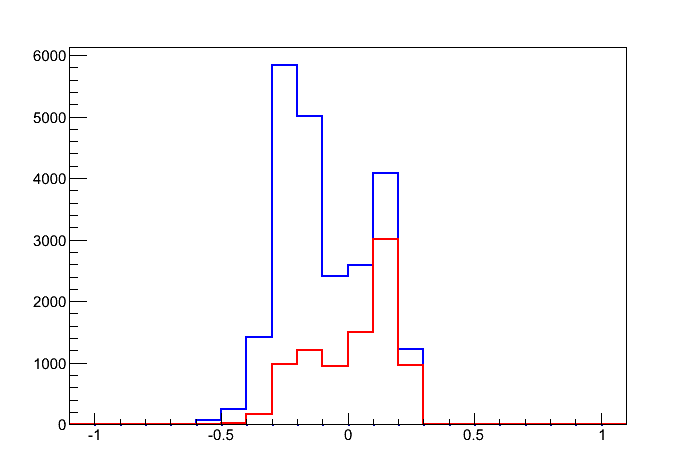

Generate this figure with Python:
from optparse import OptionParser
import sys
import ConfigParser
import ROOT
from ROOT import TFile, TChain, TMVA, TCut, TCanvas, THStack, TH1F
from array import array

# http://tmva.sourceforge.net/docu/TMVAUsersGuide.pdf
# https://aholzner.wordpress.com/2011/08/27/a-tmva-example-in-pyroot/
#
# AdaBoost
# https://en.wikipedia.org/wiki/AdaBoost
#
#
# Gini-coefficient
# https://en.wikipedia.org/wiki/Gini_coefficient
# used to select the best variable to be used in each tree node
#
#

argv = sys.argv
parser = OptionParser()
parser.add_option("-h", "--onlyHist", dest="onlyHist", default=False, action="store_true",
                  help="Only make hist, don't go through training.")
(opts, args) = parser.parse_args(argv)



def train(treeS, treeB, var_names):

    TMVA.Tools.Instance()
    f_out = TFile("testNN.root","RECREATE")

    factory = TMVA.Factory( "TMVAClassification", f_out,
                            ":".join([ "!V",
                            "!Silent",
                            "Color",
                            "DrawProgressBar",
                            "Transformations=I;D;P;G,D",
                            "AnalysisType=Classification" ]) )

    for name in var_names:
        factory.AddVariable(name,"F")

    factory.AddSignalTree(treeS)
    factory.AddBackgroundTree(treeB)

    cut_S = TCut("")
    cut_B = TCut("")

    factory.PrepareTrainingAndTestTree( cut_S, cut_B,
                                        ":".join([ "nTrain_Signal=0",
                                                   "nTrain_Background=0",
                                                   "SplitMode=Random",
                                                   "NormMode=NumEvents",
                                                   "!V" ]) )

    method = factory.BookMethod(TMVA.Types.kBDT, "BDT",
                                ":".join([ "!H",    # help text
                                           "!V",
                                           "NTrees=850",
                                           "nEventsMin=150",
                                           "MaxDepth=3",
                                           "BoostType=AdaBoost",
                                           "AdaBoostBeta=0.5",
                                           "SeparationType=GiniIndex",
                                           "nCuts=20",
                                           "PruneMethod=NoPruning" ]) )
 
    factory.TrainAllMethods()
    factory.TestAllMethods()
    factory.EvaluateAllMethods()



def examine(var_names):
    reader = TMVA.Reader()
    
    vars = [ ]
    for name in var_names:
        vars.append(array('f',[0]))
        reader.AddVariable(name,vars[-1])

    reader.BookMVA("BDT","weights/TMVAClassification_BDT.weights.xml")

    # fill histograms for signal and background from the test sample tree
    ROOT.TestTree.Draw("BDT>>hSig(22,-1.1,1.1)","classID == 0","goff")  # signal
    ROOT.TestTree.Draw("BDT>>hBg(22,-1.1,1.1)","classID == 1", "goff")  # background
     
    ROOT.hSig.SetLineColor(ROOT.kRed); # signal histogram
    ROOT.hBg.SetLineColor(ROOT.kBlue); # background histogram
    ROOT.hSig.SetLineWidth(2)
    ROOT.hBg.SetLineWidth(2)
     
    # use a THStack to show both histograms
    hist = THStack("hist","")
    hist.Add(ROOT.hSig)
    hist.Add(ROOT.hBg)
     
    # show the histograms
    c = TCanvas()
    hist.Draw()
    c.SaveAs("HH_MVA.png")
    c.Close()



def main():
    print "Hello, world!"
    
    f_in_HH = TFile("/shome/ineuteli/phase2/CMSSW_5_3_24/src/Delphes/controlPlots_HH_all.root")
    f_in_tt = TFile("/shome/ineuteli/phase2/CMSSW_5_3_24/src/Delphes/controlPlots_tt_all.root")
    
    treeS = f_in_HH.Get("stage_2/cleanup/cleanup")
    treeB = f_in_tt.Get("stage_2/cleanup/cleanup")
    
    var_names = [ "DeltaR_b1l", "DeltaR_bb1" ]
    
    if not opts.onlyHist:
        train(treeS, treeB, var_names)
    examine(var_names)


if __name__ == '__main__':
    main()
